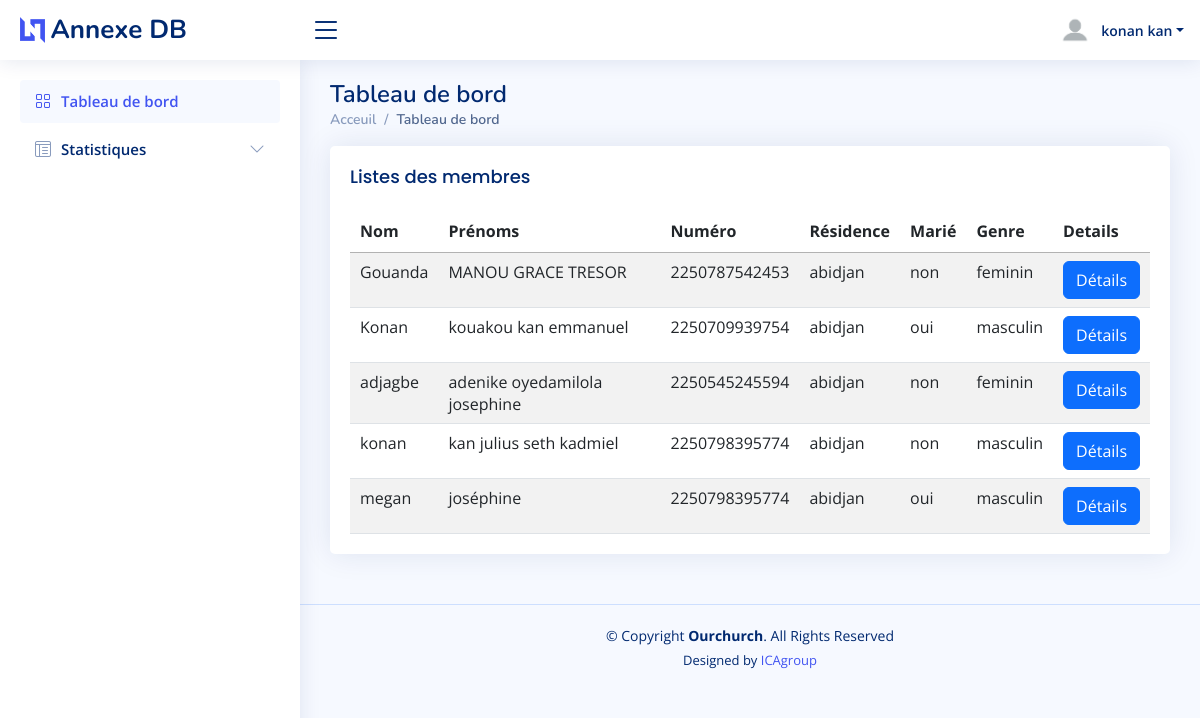
Page /comptes/index (signed in) on the earlier database version.
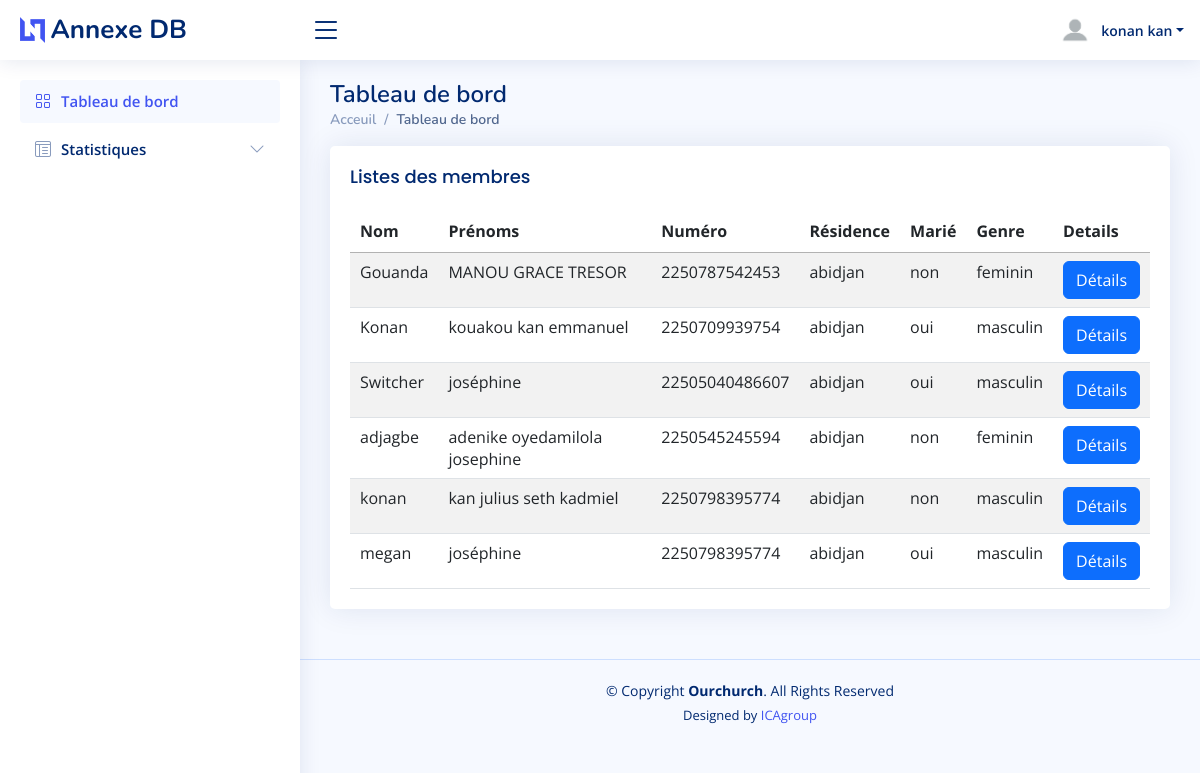
Same page on the later database version.
### formulaires/models.py (models this page shows, shortened)
class Person(models.Model):
    villes = [
        ("Abengourou", "Abengourou"),
        ("Abidjan", "Abidjan"),
        ("Aboisso", "Aboisso"),
        ("Adzopé", "Adzopé"),
        ("Agboville", "Agboville"),
        ("Akoupé", "Akoupé"),
        ("Anyama", "Anyama"),
        ("Bingerville", "Bingerville"),
        ("Bondoukou", "Bondoukou"),
        ("Bouaflé", "Bouaflé"),
        ("Bouaké", "Bouaké"),
        ("Boundiali", "Boundiali"),
        ("Dabou", "Dabou"),
        ("Daloa", "Daloa"),
        ("Daoukro", "Daoukro"),
        ("Dimbokro", "Dimbokro"),
        ("Divo", "Divo"),
        ("Ferkessédougou", "Ferkessédougou"),
        ("Gagnoa", "Gagnoa"),
        ("Grand-Bassam", "Grand-Bassam"),
        ("Guiglo", "Guiglo"),
        ("Issia", "Issia"),
        ("Katiola", "Katiola"),
        ("Korhogo", "Korhogo"),
        ("Lakota", "Lakota"),
        ("Man", "Man"),
        ("Odienné", "Odienné"),
        ("San-Pédro", "San-Pédro"),
        ("Sassandra", "Sassandra"),
        ("Séguéla", "Séguéla"),
        ("Soubré", "Soubré"),
        ("Tiassalé", "Tiassalé"),
        ("Toumodi", "Toumodi"),
        ("Yamoussoukro", "Yamoussoukro"),
        ("Zuénoula", "Zuénoula")
    ]
    communes = [
        ('abobo', 'Abobo'),
        ('adjame', 'Adjamé'),
        ('anyama', 'Anyama'),
        ('attecoube', 'Attécoubé'),
        ('bingerville', 'Bingerville'),
        ('cocody', 'Cocody'),
        ('koumassi', 'Koumassi'),
        ('marcory', 'Marcory'),
        ('plateau', 'Plateau'),
        ('port-bouet', 'Port-Bouët'),
        ('treichville', 'Treichville'),
        ('yopougon', 'Yopougon'),
    ]
    name = models.CharField(max_length=100)
    prenoms = models.CharField(max_length=100)
    email = models.EmailField(max_length=80)
    numero = models.CharField(max_length=14)
    date = models.DateField(null=True, default=None)
    location = models.CharField(max_length=100, blank=True, choices=villes)
    commune = models.CharField(max_length=100, blank=True, choices=communes)
    status = models.CharField(max_length=100)
    genre = models.CharField(max_length=10)

### comptes/views.py (the view)
# urls.py: path('index',views.index, name='index'),
def index(request):
    if not request.user.is_authenticated:
        return redirect('connexion')
    membres = Person.objects.all().order_by('name')
    context={
        'membres': membres
    }
    return render(request, 'pages/index.html', context)

### comptes/templates/pages/index.html (shortened to what this page needs)
{% load static %}
<header>
{% include 'main/header/header.html' %}
{% include 'main/menu/menu.html' %}
</header>
<body>
    <main id="main" class="main">
        <div class="pagetitle">
            <h1>Tableau de bord</h1>
            <nav>
              <ol class="breadcrumb">
                <li class="breadcrumb-item"><a href="{% url 'index' %}">Acceuil</a></li>
                <li class="breadcrumb-item active">Tableau de bord</li>
              </ol>
            </nav>
          </div>
            <section class="section">
              <div class="row">
                <div class="col-12">
                  <div class="card">
                    <div class="card-body col-12">
                      <h5 class="card-title">Listes des membres</h5>
                  <table class="table datatable table-striped">
                    <thead>
                            <tr>
                              <th scope="col">Nom</th>
                              <th scope="col">Prénoms</th>
                              <th scope="col">Numéro</th>
                              <th scope="col">Résidence</th>
                              <th scope="col">Marié</th>
                              <th scope="col">Genre</th>
                              <th scope="col">Details</th>
                            </tr>
                          </thead>
                          <tbody>
                            {% for membre in membres  %}
                            <tr>
                              <td>{{membre.name}} </td>
                              <td>{{membre.prenoms}}</td>
                              <td>{{membre.numero}}</td>
                              <td>{{membre.location}}</td>
                              <td>{{membre.status}}</td>
                              <td>{{membre.genre}}</td>
                              <td><a class="white"href="{% url 'details' membre.id %}"><button type="submit" class="btn btn-primary">Détails</button></a></td>
                            </tr>
                            {% endfor %}
                          </tbody>
                  </table>
                </div>
              </div>
            </div>
          </div>
        </section>
    </main>
<footer>
    {% include 'main/footer/footer.html' %}
</footer>
</body>

Differences in the rows shown:
added Person: name "Switcher", prenoms "joséphine", numero "22505040486607", location "abidjan", status "oui", genre "masculin"
